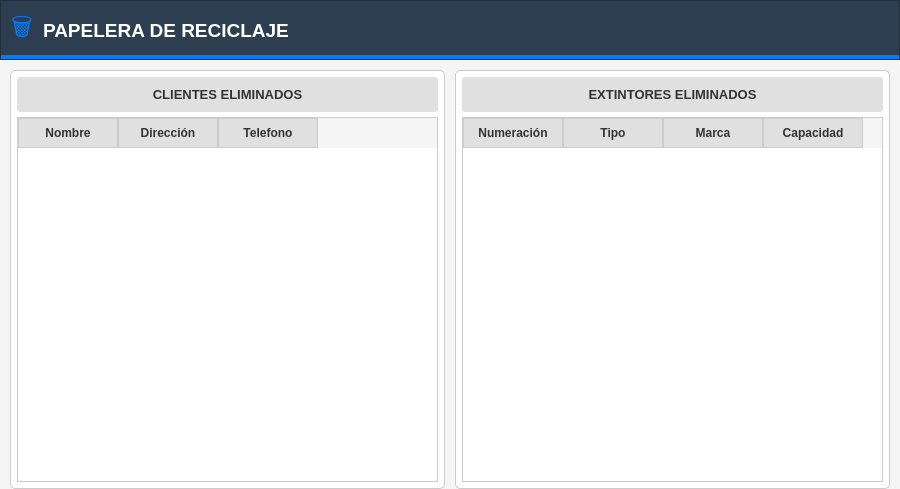
<?xml version="1.0" encoding="UTF-8"?>
<ui version="4.0">
 <class>TrashForm</class>
 <widget class="QWidget" name="TrashForm">
  <property name="geometry">
   <rect>
    <x>0</x>
    <y>0</y>
    <width>900</width>
    <height>489</height>
   </rect>
  </property>
  <property name="windowTitle">
   <string>Papelera de Reciclaje</string>
  </property>
  <property name="styleSheet">
   <string notr="true">QWidget {
    background-color: #f5f5f5;
}

QLabel {
    color: #333333;
}

QTableWidget {
    border: 1px solid #cccccc;
    background-color: white;
    gridline-color: #dddddd;
}

QTableWidget::item {
    padding: 8px;
    border-bottom: 1px solid #dddddd;
}

QTableWidget::item:selected {
    background-color: #3498db;
    color: white;
}

QHeaderView::section {
    background-color: #e0e0e0;
    color: #333333;
    padding: 5px;
    border: 1px solid #cccccc;
    font-weight: bold;
}

QPushButton {
    background-color: #3498db;
    color: white;
    border: none;
    border-radius: 4px;
    padding: 5px 10px;
    min-height: 30px;
}

QPushButton:hover {
    background-color: #2980b9;
}

QPushButton:disabled {
    background-color: #bdc3c7;
}

QCheckBox {
    spacing: 5px;
    color: #333333;
}

QCheckBox::indicator {
    width: 16px;
    height: 16px;
}

QCheckBox::indicator:unchecked {
    border: 1px solid #cccccc;
    background-color: white;
}

QCheckBox::indicator:checked {
    border: 1px solid #3498db;
    background-color: #3498db;
}

QCheckBox::indicator:unchecked:hover {
    border: 1px solid #3498db;
}

QCheckBox::indicator:checked:hover {
    background-color: #2980b9;
    border: 1px solid #2980b9;
}

QFrame#frameClientes, QFrame#frameExtintores {
    border: 1px solid #cccccc;
    border-radius: 5px;
    background-color: white;
}

QLabel#labelTituloClientes, QLabel#labelTituloExtintores {
    background-color: #e0e0e0;
    color: #333333;
    padding: 10px;
    border-radius: 3px;
    font-weight: bold;
}


QLineEdit {
    background-color: white;
    color: black;
    border: 2px solid #cccccc;
    border-radius: 10px;
    padding: 2px;
}</string>
  </property>
  <layout class="QVBoxLayout" name="verticalLayout">
   <property name="spacing">
    <number>0</number>
   </property>
   <property name="leftMargin">
    <number>0</number>
   </property>
   <property name="topMargin">
    <number>0</number>
   </property>
   <property name="rightMargin">
    <number>0</number>
   </property>
   <property name="bottomMargin">
    <number>0</number>
   </property>
   <item>
    <widget class="QFrame" name="frameHeader">
     <property name="minimumSize">
      <size>
       <width>0</width>
       <height>60</height>
      </size>
     </property>
     <property name="maximumSize">
      <size>
       <width>16777215</width>
       <height>60</height>
      </size>
     </property>
     <property name="styleSheet">
      <string notr="true">background: #2C3E50;
border-bottom: 5px solid #007BFF;</string>
     </property>
     <property name="frameShape">
      <enum>QFrame::StyledPanel</enum>
     </property>
     <property name="frameShadow">
      <enum>QFrame::Raised</enum>
     </property>
     <layout class="QHBoxLayout" name="horizontalLayout_1">
      <property name="spacing">
       <number>6</number>
      </property>
      <property name="leftMargin">
       <number>6</number>
      </property>
      <property name="topMargin">
       <number>6</number>
      </property>
      <property name="rightMargin">
       <number>6</number>
      </property>
      <property name="bottomMargin">
       <number>6</number>
      </property>
      <item>
       <widget class="QLabel" name="labelIcono">
        <property name="minimumSize">
         <size>
          <width>30</width>
          <height>30</height>
         </size>
        </property>
        <property name="maximumSize">
         <size>
          <width>30</width>
          <height>30</height>
         </size>
        </property>
        <property name="font">
         <font>
          <pointsize>18</pointsize>
         </font>
        </property>
        <property name="styleSheet">
         <string notr="true">color: #007BFF;
border: none;</string>
        </property>
        <property name="text">
         <string>🗑️</string>
        </property>
        <property name="alignment">
         <set>Qt::AlignCenter</set>
        </property>
       </widget>
      </item>
      <item>
       <widget class="QLabel" name="labelTitle">
        <property name="font">
         <font>
          <pointsize>14</pointsize>
          <bold>true</bold>
         </font>
        </property>
        <property name="styleSheet">
         <string notr="true">color: rgb(255, 255, 255);
border:none;</string>
        </property>
        <property name="text">
         <string>PAPELERA DE RECICLAJE</string>
        </property>
       </widget>
      </item>
      <item>
       <spacer name="horizontalSpacer_1">
        <property name="orientation">
         <enum>Qt::Horizontal</enum>
        </property>
        <property name="sizeHint" stdset="0">
         <size>
          <width>40</width>
          <height>20</height>
         </size>
        </property>
       </spacer>
      </item>
     </layout>
    </widget>
   </item>
   <item>
    <layout class="QHBoxLayout" name="horizontalLayoutTablas">
     <property name="spacing">
      <number>10</number>
     </property>
     <property name="leftMargin">
      <number>10</number>
     </property>
     <property name="topMargin">
      <number>10</number>
     </property>
     <property name="rightMargin">
      <number>10</number>
     </property>
     <property name="bottomMargin">
      <number>0</number>
     </property>
     <item>
      <widget class="QFrame" name="frameClientes">
       <property name="sizePolicy">
        <sizepolicy hsizetype="Expanding" vsizetype="Expanding">
         <horstretch>0</horstretch>
         <verstretch>0</verstretch>
        </sizepolicy>
       </property>
       <property name="frameShape">
        <enum>QFrame::StyledPanel</enum>
       </property>
       <property name="frameShadow">
        <enum>QFrame::Raised</enum>
       </property>
       <layout class="QVBoxLayout" name="verticalLayout_2">
        <property name="spacing">
         <number>5</number>
        </property>
        <property name="leftMargin">
         <number>6</number>
        </property>
        <property name="topMargin">
         <number>6</number>
        </property>
        <property name="rightMargin">
         <number>6</number>
        </property>
        <property name="bottomMargin">
         <number>6</number>
        </property>
        <item>
         <widget class="QLabel" name="labelTituloClientes">
          <property name="font">
           <font>
            <pointsize>10</pointsize>
            <bold>true</bold>
           </font>
          </property>
          <property name="text">
           <string>CLIENTES ELIMINADOS</string>
          </property>
          <property name="alignment">
           <set>Qt::AlignCenter</set>
          </property>
         </widget>
        </item>
        <item>
         <widget class="QTableWidget" name="tableClientes">
          <property name="editTriggers">
           <set>QAbstractItemView::NoEditTriggers</set>
          </property>
          <property name="alternatingRowColors">
           <bool>false</bool>
          </property>
          <property name="selectionMode">
           <enum>QAbstractItemView::SingleSelection</enum>
          </property>
          <property name="selectionBehavior">
           <enum>QAbstractItemView::SelectRows</enum>
          </property>
          <property name="sortingEnabled">
           <bool>false</bool>
          </property>
          <column>
           <property name="text">
            <string>Nombre</string>
           </property>
          </column>
          <column>
           <property name="text">
            <string>Dirección</string>
           </property>
          </column>
          <column>
           <property name="text">
            <string>Telefono</string>
           </property>
          </column>
         </widget>
        </item>
       </layout>
      </widget>
     </item>
     <item>
      <widget class="QFrame" name="frameExtintores">
       <property name="sizePolicy">
        <sizepolicy hsizetype="Expanding" vsizetype="Expanding">
         <horstretch>0</horstretch>
         <verstretch>0</verstretch>
        </sizepolicy>
       </property>
       <property name="frameShape">
        <enum>QFrame::StyledPanel</enum>
       </property>
       <property name="frameShadow">
        <enum>QFrame::Raised</enum>
       </property>
       <layout class="QVBoxLayout" name="verticalLayout_3">
        <property name="spacing">
         <number>5</number>
        </property>
        <property name="leftMargin">
         <number>6</number>
        </property>
        <property name="topMargin">
         <number>6</number>
        </property>
        <property name="rightMargin">
         <number>6</number>
        </property>
        <property name="bottomMargin">
         <number>6</number>
        </property>
        <item>
         <widget class="QLabel" name="labelTituloExtintores">
          <property name="font">
           <font>
            <pointsize>10</pointsize>
            <bold>true</bold>
           </font>
          </property>
          <property name="text">
           <string>EXTINTORES ELIMINADOS</string>
          </property>
          <property name="alignment">
           <set>Qt::AlignCenter</set>
          </property>
         </widget>
        </item>
        <item>
         <widget class="QTableWidget" name="tableExtintores">
          <property name="editTriggers">
           <set>QAbstractItemView::NoEditTriggers</set>
          </property>
          <property name="alternatingRowColors">
           <bool>false</bool>
          </property>
          <property name="selectionMode">
           <enum>QAbstractItemView::SingleSelection</enum>
          </property>
          <property name="selectionBehavior">
           <enum>QAbstractItemView::SelectRows</enum>
          </property>
          <property name="sortingEnabled">
           <bool>false</bool>
          </property>
          <column>
           <property name="text">
            <string>Numeración</string>
           </property>
          </column>
          <column>
           <property name="text">
            <string>Tipo</string>
           </property>
          </column>
          <column>
           <property name="text">
            <string>Marca</string>
           </property>
          </column>
          <column>
           <property name="text">
            <string>Capacidad</string>
           </property>
          </column>
         </widget>
        </item>
       </layout>
      </widget>
     </item>
    </layout>
   </item>
  </layout>
 </widget>
 <resources/>
 <connections/>
</ui>
